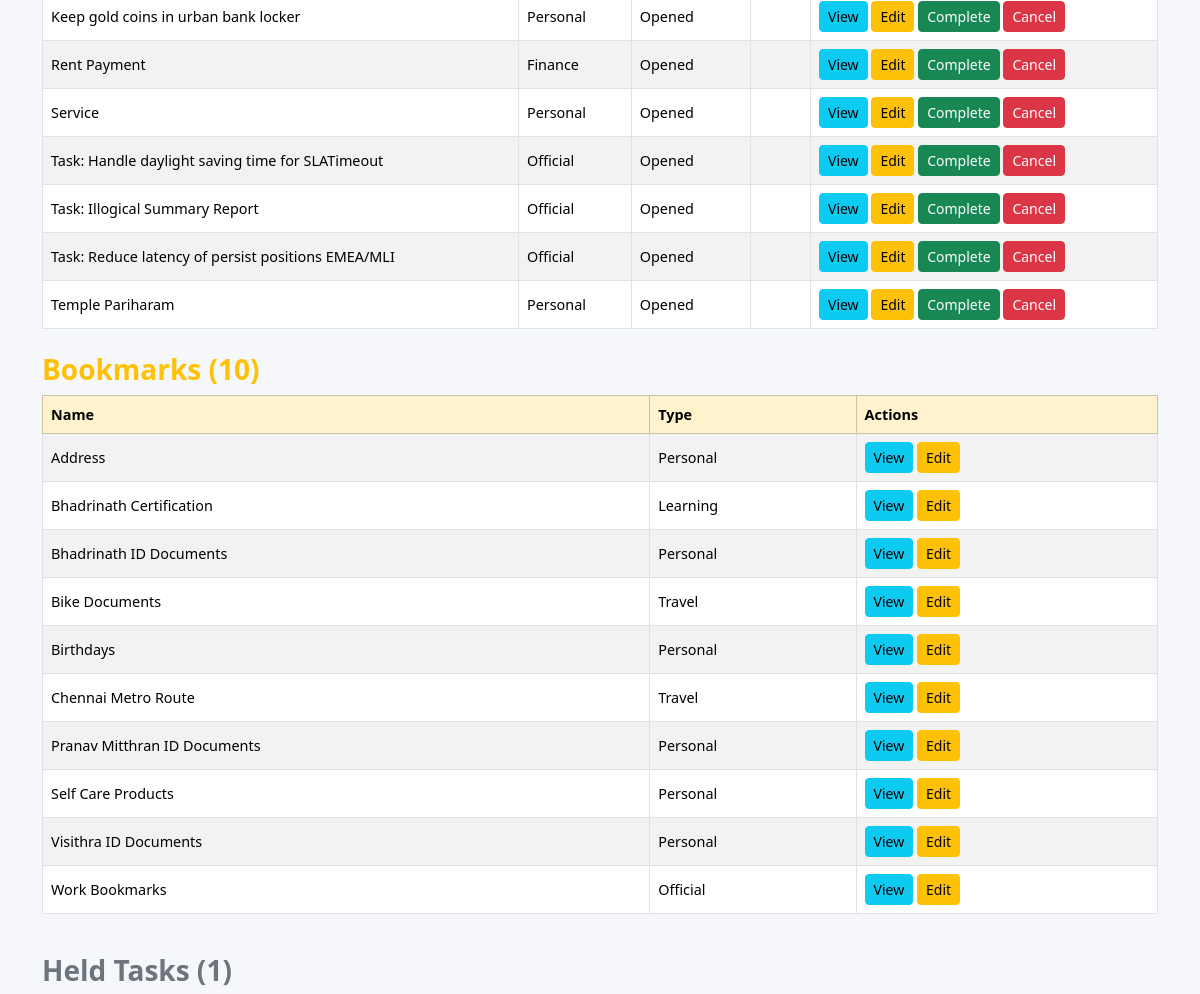
The app's page / (signed in, middle part), older data.
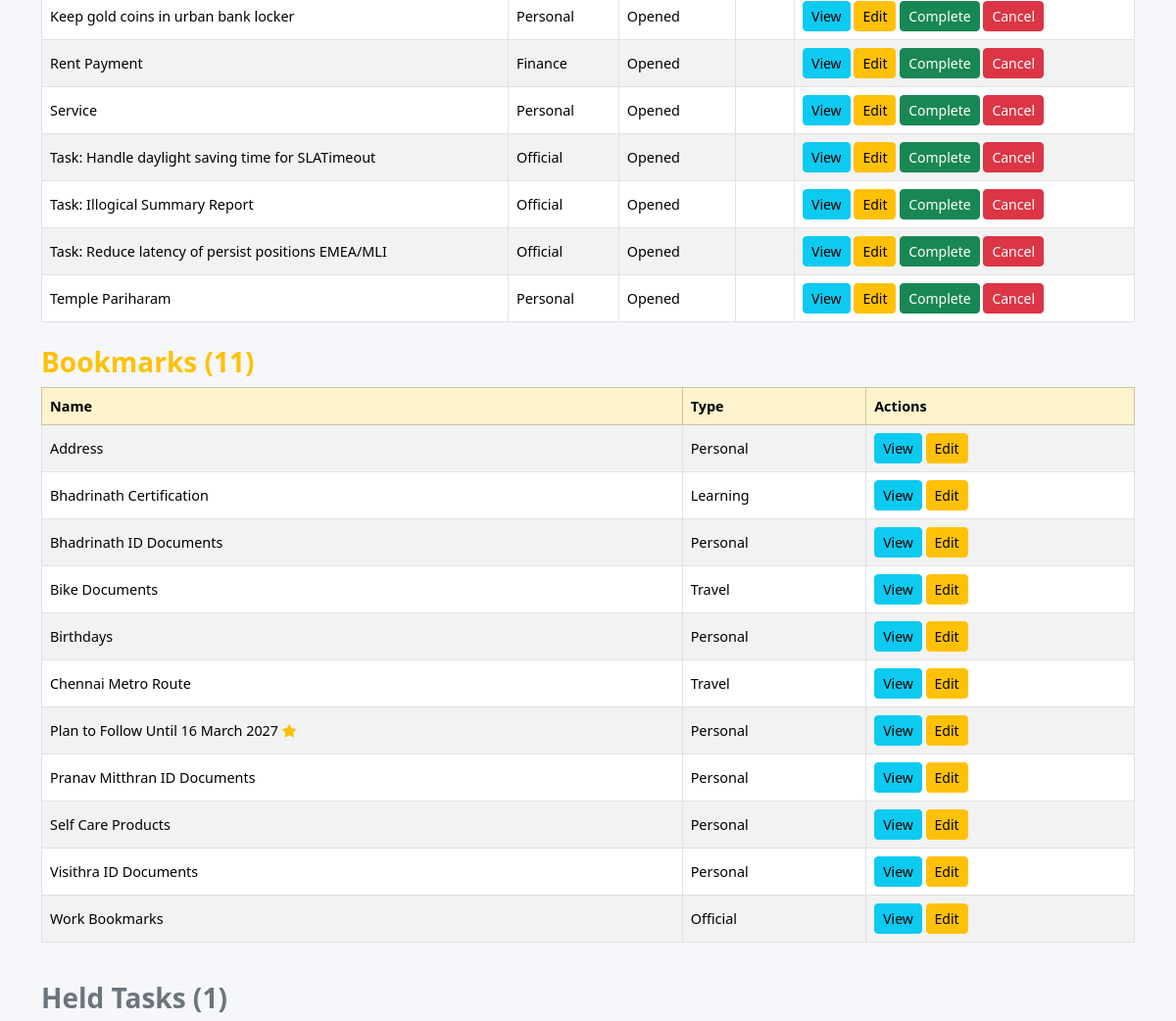
The same page, newer data.
### tracker/models.py (models this page shows, shortened)
class Task(models.Model):
    STATUS_CHOICES = [
        ('Opened', 'Opened'),
        ('InProgress', 'In Progress'),
        ('Completed', 'Completed'),
        ('Cancelled', 'Cancelled'),
        ('Hold', 'Hold'),
    ]
    name = models.CharField(max_length=200)
    status = models.CharField(max_length=20, choices=STATUS_CHOICES, default='Opened')
    task_type = models.ForeignKey(TaskType, on_delete=models.CASCADE)
    started_date = models.DateField(default=timezone.localtime(), null=True, blank=True)
    created_date = models.DateField(auto_now_add=True)
    updated_date = models.DateField(auto_now=True)
    completed_date = models.DateField(null=True, blank=True)
    target_date = models.DateField(default=timezone.localtime(), null=True, blank=True)
    is_bookmark = models.BooleanField(default=False)
    is_private = models.BooleanField(default=False)
    is_important = models.BooleanField(default=False)
    is_template = models.BooleanField(default=False)
    @property
    def days_till_upcoming(self):
        today = timezone.localdate()
        dates = []
        if self.started_date and self.started_date >= today:
            dates.append(self.started_date)
        if self.target_date and self.target_date >= today:
            dates.append(self.target_date)
        for upd in self.updates.all():
            if upd.status not in ['Completed', 'Cancelled'] and upd.date and upd.date >= today:
                dates.append(upd.date)
        if not dates:
            return None
        return (min(dates) - today).days

class TaskType(models.Model):
    name = models.CharField(max_length=50, unique=True)
    class Meta:
        ordering = ['name']

### tracker/views.py (the view)
# urls.py: path('', views.TaskListView.as_view(), name='task_list'),
class TaskListView(LoginRequiredMixin, ListView):
    model = Task
    template_name = 'tracker/task_list.html'
    context_object_name = 'tasks'
    def get_queryset(self):
        queryset = Task.objects.exclude(
            status__in=['Completed', 'Cancelled', 'Hold']
        ).exclude(
            is_bookmark=True
        ).exclude(
            is_template=True
        )
        view_mode = self.request.GET.get('view', 'public')
        if view_mode == "private":
            user_profile = getattr(self.request.user, "userprofile", None)
            if user_profile is None or not user_profile.special_privilege_password:
                messages.error(self.request, "You do not have access to private tasks.")
                return Task.objects.none()
            if not self.request.session.get("private_access"):
                raise PermissionError("PRIVATE_ACCESS_REQUIRED")
            queryset = queryset.filter(is_private=True)
        elif view_mode == "public":
            self.request.session['private_access'] = False
            queryset = queryset.filter(is_private=False)
        search_query = self.request.GET.get('search')
        if search_query:
            queryset = queryset.filter(
                Q(name__icontains=search_query) |
                Q(updates__description__icontains=search_query)
            ).distinct()
        task_type_id = self.request.GET.get('task_type')
        if task_type_id:
            queryset = queryset.filter(task_type_id=task_type_id)
        tasks = list(queryset)
        tasks = [t for t in tasks if t.days_till_upcoming != 0]
        tasks.sort(
            key=lambda t: (
                t.days_till_upcoming is None,
                t.days_till_upcoming,
                t.target_date is None,
                t.target_date,
                t.name.lower(),
            )
        )
        return tasks
    def get_context_data(self, **kwargs):
        context = super().get_context_data(**kwargs)
        task_type_id = self.request.GET.get('task_type')
        search_query = self.request.GET.get('search', '')
        view_mode = self.request.GET.get('view', 'public')
        context['task_types'] = TaskType.objects.all()
        context['selected_type'] = int(task_type_id) if task_type_id else None
        context['search_query'] = search_query
        context['view_mode'] = view_mode
        common_filters = {}
        if task_type_id:
            common_filters['task_type_id'] = task_type_id
        if search_query:
            common_filters['name__icontains'] = search_query
        if view_mode == "private":
            common_filters['is_private'] = True
        base_queryset = Task.objects.filter(**common_filters) \
            .exclude(status__in=['Completed', 'Cancelled', 'Hold']) \
            .exclude(is_bookmark=True) \
            .exclude(is_template=True) \
            .order_by('name')
        today_tasks = [
            task for task in base_queryset
            if task.days_till_upcoming == 0
        ]
        context['today_tasks'] = today_tasks
        if view_mode == "public":
            common_filters['is_private'] = False
        held_tasks = Task.objects.filter(
            status__in=['Hold'],
            **common_filters
        ).exclude(is_template=True).order_by('name')
        context['held_tasks'] = held_tasks
        bookmarked_tasks = Task.objects.filter(
            is_bookmark=True,
            status__in=['Opened', 'InProgress'],
            **common_filters
        ).exclude(is_template=True).order_by('name')
        context['bookmarked_tasks'] = bookmarked_tasks
        template_tasks = Task.objects.filter(
            is_template=True,
            **common_filters
        ).order_by('name')
        context['template_tasks'] = template_tasks
        return context
    def dispatch(self, request, *args, **kwargs):
        try:
            return super().dispatch(request, *args, **kwargs)
        except PermissionError as e:
            if str(e) == "PRIVATE_ACCESS_REQUIRED":
                return redirect("private_access", "tracker:task_list")
            raise

### templates/tracker/task_list.html (shortened to what this page needs)
{% extends 'base.html' %}
{% load static %}
{% block style %}
<link rel="stylesheet" href="{% static 'css/task_list.css' %}">
{% endblock %}
{% block content %}
<div class="table-responsive">
  <table class="table table-striped table-bordered align-middle text-nowrap">
    <tbody>
      {% for task in tasks %}
      <tr>
        <td>{{ task.name }}{% if task.is_important %}{% endif %}</td>
        <td>{{ task.task_type.name }}</td>
        <td>{{ task.status }}</td>
        <td>{% if task.days_till_upcoming == 0 %}Today{% elif task.days_till_upcoming > 0 %}{{ task.days_till_upcoming }}{% endif %}</td>
        <td>
          <a href="{% url 'tracker:update_list' task.id %}" class="btn btn-sm btn-info">View</a>
          <a href="{% url 'tracker:task_update' task.id %}" class="btn btn-sm btn-warning">Edit</a>
          <a href="{% url 'tracker:mark_task_complete' task.id %}" class="btn btn-sm btn-success">Complete</a>
          <a href="{% url 'tracker:mark_task_cancel' task.id %}" class="btn btn-sm btn-danger">Cancel</a>
        </td>
      </tr>
      {% empty %}
        <tr><td colspan="6" class="text-center text-muted">No tasks found</td></tr>
      {% endfor %}
    </tbody>
  </table>
  {% if bookmarked_tasks %}
  <h3 class="text-warning mt-4">Bookmarks ({{ bookmarked_tasks|length }})</h3>
  <div class="table-responsive">
    <table class="table table-bordered table-striped align-middle text-nowrap">
      <thead class="table-warning">
        <tr>
          <th>Name</th>
          <th>Type</th>
          <th>Actions</th>
        </tr>
      </thead>
      <tbody>
        {% for task in bookmarked_tasks %}
        <tr>
          <td>{{ task.name }}{% if task.is_important %}<i class="bi bi-star-fill text-warning ms-1"></i>{% endif %}</td>
          <td>{{ task.task_type.name }}</td>
          <td>
            <a href="{% url 'tracker:update_list' task.id %}" class="btn btn-sm btn-info">View</a>
            <a href="{% url 'tracker:task_update' task.id %}" class="btn btn-sm btn-warning">Edit</a>
          </td>
        </tr>
        {% endfor %}
      </tbody>
    </table>
  </div>
  {% endif %}
  {% if held_tasks %}
  <h3 class="text-secondary mt-4">Held Tasks ({{ held_tasks|length }})</h3>
  {% endif %}
</div>
</div>
{% endblock %}

Row changes from the older to the newer data that the page shows:
added Task: name "Plan to Follow Until 16 March 2027", is_important True (drawn), task_type.name "Personal", shown under "Bookmarks (11)"
Text that changed along with them:
{{ bookmarked_tasks|length }}: "10" → "11"
